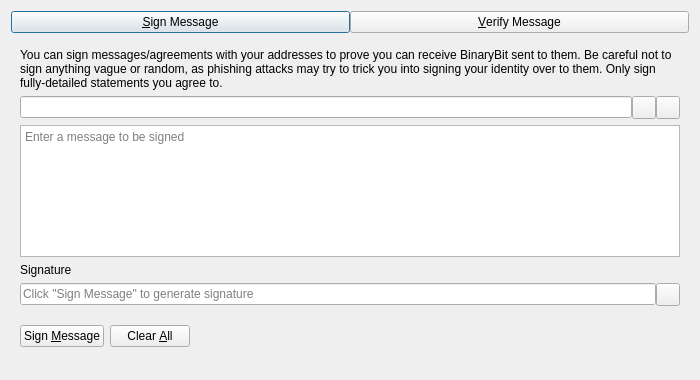
<?xml version="1.0" encoding="UTF-8"?>
<ui version="4.0">
 <class>SignVerifyMessageDialog</class>
 <widget class="QDialog" name="SignVerifyMessageDialog">
  <property name="geometry">
   <rect>
    <x>0</x>
    <y>0</y>
    <width>700</width>
    <height>380</height>
   </rect>
  </property>
  <property name="windowTitle">
   <string>Signatures - Sign / Verify a Message</string>
  </property>
  <property name="modal">
   <bool>true</bool>
  </property>
  <layout class="QVBoxLayout" name="verticalLayout">
   <item>
    <layout class="QHBoxLayout" name="horizontalLayout_Buttons_2">
     <property name="spacing">
      <number>0</number>
     </property>
     <property name="topMargin">
      <number>0</number>
     </property>
     <item>
      <widget class="QPushButton" name="btnSignMessage">
       <property name="text">
        <string>&amp;Sign Message</string>
       </property>
       <property name="checkable">
        <bool>true</bool>
       </property>
      </widget>
     </item>
     <item>
      <widget class="QPushButton" name="btnVerifyMessage">
       <property name="text">
        <string>&amp;Verify Message</string>
       </property>
       <property name="checkable">
        <bool>true</bool>
       </property>
      </widget>
     </item>
    </layout>
   </item>
   <item>
    <widget class="QStackedWidget" name="stackedWidgetSig">
     <property name="minimumSize">
      <size>
       <width>0</width>
       <height>0</height>
      </size>
     </property>
     <property name="currentIndex">
      <number>0</number>
     </property>
     <widget class="QWidget" name="pageSignMessage">
      <layout class="QVBoxLayout" name="verticalLayout_SM">
       <item>
        <widget class="QLabel" name="infoLabel_SM">
         <property name="text">
          <string>You can sign messages/agreements with your addresses to prove you can receive BinaryBit sent to them. Be careful not to sign anything vague or random, as phishing attacks may try to trick you into signing your identity over to them. Only sign fully-detailed statements you agree to.</string>
         </property>
         <property name="textFormat">
          <enum>Qt::PlainText</enum>
         </property>
         <property name="wordWrap">
          <bool>true</bool>
         </property>
        </widget>
       </item>
       <item>
        <layout class="QHBoxLayout" name="horizontalLayout_1_SM">
         <property name="spacing">
          <number>0</number>
         </property>
         <item>
          <widget class="QValidatedLineEdit" name="addressIn_SM">
           <property name="toolTip">
            <string>The BinaryBit address to sign the message with</string>
           </property>
          </widget>
         </item>
         <item>
          <widget class="QToolButton" name="addressBookButton_SM">
           <property name="toolTip">
            <string>Choose previously used address</string>
           </property>
           <property name="text">
            <string/>
           </property>
           <property name="shortcut">
            <string>Alt+A</string>
           </property>
          </widget>
         </item>
         <item>
          <widget class="QToolButton" name="pasteButton_SM">
           <property name="toolTip">
            <string>Paste address from clipboard</string>
           </property>
           <property name="text">
            <string/>
           </property>
           <property name="shortcut">
            <string>Alt+P</string>
           </property>
          </widget>
         </item>
        </layout>
       </item>
       <item>
        <widget class="QPlainTextEdit" name="messageIn_SM">
         <property name="toolTip">
          <string>Enter the message you want to sign here</string>
         </property>
         <property name="placeholderText">
          <string>Enter a message to be signed</string>
         </property>
        </widget>
       </item>
       <item>
        <widget class="QLabel" name="signatureLabel_SM">
         <property name="text">
          <string>Signature</string>
         </property>
         <property name="textFormat">
          <enum>Qt::PlainText</enum>
         </property>
        </widget>
       </item>
       <item>
        <layout class="QHBoxLayout" name="horizontalLayout_2_SM">
         <property name="spacing">
          <number>0</number>
         </property>
         <item>
          <widget class="QLineEdit" name="signatureOut_SM">
           <property name="placeholderText">
            <string>Click "Sign Message" to generate signature</string>
           </property>
           <property name="readOnly">
            <bool>true</bool>
           </property>
          </widget>
         </item>
         <item>
          <widget class="QToolButton" name="copySignatureButton_SM">
           <property name="toolTip">
            <string>Copy the current signature to the system clipboard</string>
           </property>
           <property name="text">
            <string/>
           </property>
          </widget>
         </item>
        </layout>
       </item>
       <item>
        <layout class="QHBoxLayout" name="horizontalLayout_3_SM">
         <item>
          <widget class="QPushButton" name="signMessageButton_SM">
           <property name="toolTip">
            <string>Sign the message to prove you own this BinaryBit address</string>
           </property>
           <property name="text">
            <string>Sign &amp;Message</string>
           </property>
           <property name="autoDefault">
            <bool>false</bool>
           </property>
          </widget>
         </item>
         <item>
          <widget class="QPushButton" name="clearButton_SM">
           <property name="toolTip">
            <string>Reset all sign message fields</string>
           </property>
           <property name="text">
            <string>Clear &amp;All</string>
           </property>
           <property name="autoDefault">
            <bool>false</bool>
           </property>
          </widget>
         </item>
         <item>
          <spacer name="horizontalSpacer_1_SM">
           <property name="orientation">
            <enum>Qt::Horizontal</enum>
           </property>
           <property name="sizeHint" stdset="0">
            <size>
             <width>40</width>
             <height>48</height>
            </size>
           </property>
          </spacer>
         </item>
         <item>
          <widget class="QLabel" name="statusLabel_SM">
           <property name="text">
            <string/>
           </property>
           <property name="wordWrap">
            <bool>true</bool>
           </property>
          </widget>
         </item>
         <item>
          <spacer name="horizontalSpacer_2_SM">
           <property name="orientation">
            <enum>Qt::Horizontal</enum>
           </property>
           <property name="sizeHint" stdset="0">
            <size>
             <width>40</width>
             <height>48</height>
            </size>
           </property>
          </spacer>
         </item>
        </layout>
       </item>
      </layout>
     </widget>
     <widget class="QWidget" name="pageVerifyMessage">
      <layout class="QVBoxLayout" name="verticalLayout_VM">
       <item>
        <widget class="QLabel" name="infoLabel_VM">
         <property name="text">
          <string>Enter the receiver's address, message (ensure you copy line breaks, spaces, tabs, etc. exactly) and signature below to verify the message. Be careful not to read more into the signature than what is in the signed message itself, to avoid being tricked by a man-in-the-middle attack. Note that this only proves the signing party receives with the address, it cannot prove sendership of any transaction!</string>
         </property>
         <property name="textFormat">
          <enum>Qt::PlainText</enum>
         </property>
         <property name="alignment">
          <set>Qt::AlignLeading|Qt::AlignLeft|Qt::AlignTop</set>
         </property>
         <property name="wordWrap">
          <bool>true</bool>
         </property>
        </widget>
       </item>
       <item>
        <layout class="QHBoxLayout" name="horizontalLayout_1_VM">
         <property name="spacing">
          <number>0</number>
         </property>
         <item>
          <widget class="QValidatedLineEdit" name="addressIn_VM">
           <property name="toolTip">
            <string>The BinaryBit address the message was signed with</string>
           </property>
          </widget>
         </item>
         <item>
          <widget class="QToolButton" name="addressBookButton_VM">
           <property name="toolTip">
            <string>Choose previously used address</string>
           </property>
           <property name="text">
            <string/>
           </property>
           <property name="shortcut">
            <string>Alt+A</string>
           </property>
          </widget>
         </item>
        </layout>
       </item>
       <item>
        <widget class="QPlainTextEdit" name="messageIn_VM">
          <property name="toolTip">
            <string>The signed message to verify</string>
          </property>
          <property name="placeholderText">
            <string>Enter a message to be verified</string>
          </property>
        </widget>
       </item>
       <item>
        <widget class="QValidatedLineEdit" name="signatureIn_VM">
          <property name="toolTip">
            <string>The signature given when the message was signed</string>
          </property>
          <property name="placeholderText">
            <string>Enter a signature for the message to be verified</string>
          </property>
        </widget>
       </item>
       <item>
        <layout class="QHBoxLayout" name="horizontalLayout_2_VM">
         <item>
          <widget class="QPushButton" name="verifyMessageButton_VM">
           <property name="toolTip">
            <string>Verify the message to ensure it was signed with the specified BinaryBit address</string>
           </property>
           <property name="text">
            <string>Verify &amp;Message</string>
           </property>
           <property name="autoDefault">
            <bool>false</bool>
           </property>
          </widget>
         </item>
         <item>
          <widget class="QPushButton" name="clearButton_VM">
           <property name="toolTip">
            <string>Reset all verify message fields</string>
           </property>
           <property name="text">
            <string>Clear &amp;All</string>
           </property>
           <property name="autoDefault">
            <bool>false</bool>
           </property>
          </widget>
         </item>
         <item>
          <spacer name="horizontalSpacer_1_VM">
           <property name="orientation">
            <enum>Qt::Horizontal</enum>
           </property>
           <property name="sizeHint" stdset="0">
            <size>
             <width>40</width>
             <height>48</height>
            </size>
           </property>
          </spacer>
         </item>
         <item>
          <widget class="QLabel" name="statusLabel_VM">
           <property name="text">
            <string/>
           </property>
           <property name="wordWrap">
            <bool>true</bool>
           </property>
          </widget>
         </item>
         <item>
          <spacer name="horizontalSpacer_2_VM">
           <property name="orientation">
            <enum>Qt::Horizontal</enum>
           </property>
           <property name="sizeHint" stdset="0">
            <size>
             <width>40</width>
             <height>48</height>
            </size>
           </property>
          </spacer>
         </item>
        </layout>
       </item>
      </layout>
     </widget>
    </widget>
   </item>
  </layout>
 </widget>
 <customwidgets>
  <customwidget>
   <class>QValidatedLineEdit</class>
   <extends>QLineEdit</extends>
   <header>qt/qvalidatedlineedit.h</header>
  </customwidget>
 </customwidgets>
 <resources>
  <include location="../binarybit.qrc"/>
 </resources>
 <connections/>
</ui>
